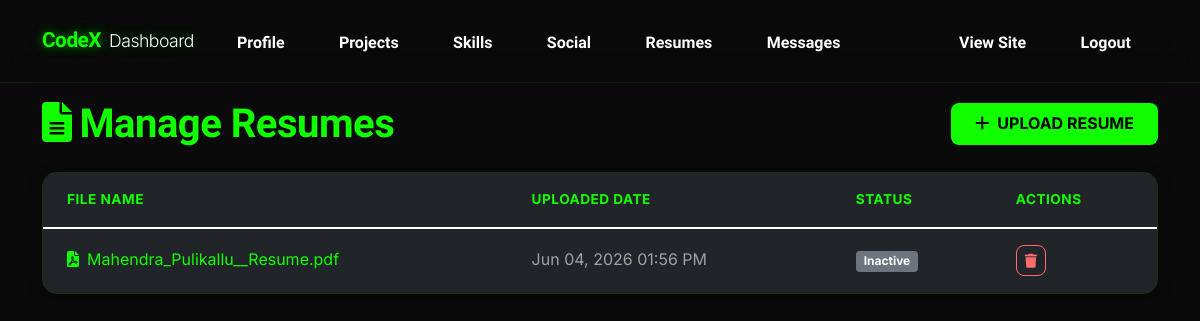
Screenshot of /dashboard/resumes/ (signed in) with the database file from the repository.
### user/models.py (models this page shows, shortened)
class Resume(models.Model):
    resume_file = models.FileField(upload_to='resumes/')
    uploaded_date = models.DateTimeField(default=timezone.now)
    is_active = models.BooleanField(default=False)
    class Meta:
        ordering = ['-uploaded_date']

### dashboard/views.py (the view)
# urls.py: path('resumes/', views.manage_resumes, name='resumes'),
@login_required
def manage_resumes(request):
    resumes = Resume.objects.all()
    return render(request, 'dashboard/resumes.html', {'resumes': resumes})

### templates/dashboard/resumes.html (shortened to what this page needs)
{% extends 'dashboard/base_dashboard.html' %}
{% block dashboard_content %}
<div class="row mb-4">
    <div class="col-12">
        <div class="d-flex justify-content-between align-items-center">
            <h1 class="text-green mb-0" style="font-family:'Lexend',sans-serif;"><i class="fas fa-file-alt me-2"></i>Manage Resumes</h1>
            <a href="{% url 'dashboard:add_resume' %}" class="btn-primary-green px-4 py-2 text-decoration-none" style="border-radius: 8px;">
                <i class="fas fa-plus me-2"></i>Upload Resume
            </a>
        </div>
    </div>
</div>
<div class="row">
    <div class="col-12">
        <div class="card" style="background: #111; border: 1px solid rgba(18,255,0,0.1); border-radius: 14px; overflow: hidden;">
            <div class="card-body p-0">
                {% if resumes %}
                    <div class="table-responsive">
                        <table class="table table-dark table-hover mb-0" style="background: transparent;">
                            <thead style="background: rgba(18,255,0,0.05);">
                                <tr>
                                    <th class="py-3 px-4" style="color: #12ff00; border-bottom: 1px solid rgba(18,255,0,0.1);">File Name</th>
                                    <th class="py-3 px-4" style="color: #12ff00; border-bottom: 1px solid rgba(18,255,0,0.1);">Uploaded Date</th>
                                    <th class="py-3 px-4" style="color: #12ff00; border-bottom: 1px solid rgba(18,255,0,0.1);">Status</th>
                                    <th class="py-3 px-4" style="color: #12ff00; border-bottom: 1px solid rgba(18,255,0,0.1);">Actions</th>
                                </tr>
                            </thead>
                            <tbody>
                                {% for resume in resumes %}
                                    <tr>
                                        <td class="py-3 px-4 fw-semibold text-white border-bottom border-dark">
                                            <a href="{{ resume.resume_file.url }}" target="_blank" class="text-decoration-none" style="color: #12ff00;">
                                                <i class="fas fa-file-pdf me-2"></i>{{ resume.resume_file.name|slice:"8:" }}
                                            </a>
                                        </td>
                                        <td class="py-3 px-4 text-muted border-bottom border-dark">{{ resume.uploaded_date|date:"M d, Y h:i A" }}</td>
                                        <td class="py-3 px-4 border-bottom border-dark">
                                            {% if resume.is_active %}
                                                <span class="badge" style="background: rgba(18,255,0,0.2); color: #12ff00;"><i class="fas fa-check-circle me-1"></i>Active</span>
                                            {% else %}
                                                <span class="badge bg-secondary">Inactive</span>
                                            {% endif %}
                                        </td>
                                        <td class="py-3 px-4 border-bottom border-dark">
                                            <form method="post" action="{% url 'dashboard:delete_resume' resume.pk %}" class="d-inline">
                                                <button type="submit" class="btn btn-sm btn-outline-danger" onclick="return confirm('Delete this resume?');"><i class="fas fa-trash"></i></button>
                                            </form>
                                        </td>
                                    </tr>
                                {% endfor %}
                            </tbody>
                        </table>
                    </div>
                {% endif %}
            </div>
        </div>
    </div>
</div>
{% endblock %}

### static/css/style.css (style rules this page uses)
:root { --primary-color: #12ff00; --bg-dark: #0a0a0a; --bg-card: #141414; --text-main: #ffffff; --text-muted: #a0a0a0; --transition: all 0.4s cubic-bezier(0.175, 0.885, 0.32, 1.275); --font-heading: 'Lexend', sans-serif; --font-body: 'Inter', sans-serif; }
body { background-color: var(--bg-dark); color: var(--text-main); font-family: var(--font-body); line-height: 1.6; overflow-x: hidden; }
h1, h2, h3, h4, h5, h6 { color: var(--primary-color); font-family: var(--font-heading); font-weight: 700; letter-spacing: -0.5px; }
.text-green { color: var(--primary-color) !important; }
.btn-primary-green { background: var(--primary-color); color: #000; border: none; padding: 0.8rem 2.5rem; border-radius: 10px; font-weight: 700; transition: var(--transition); text-transform: uppercase; text-decoration: none; display: inline-block; }
.card { background: var(--bg-card) !important; border: 1px solid rgba(18, 255, 0, 0.15) !important; border-radius: 15px !important; color: var(--text-main) !important; box-shadow: 0 4px 15px rgba(0, 0, 0, 0.3) !important; }
.table { color: var(--text-main) !important; background-color: transparent !important; }
.table th { border-color: rgba(18, 255, 0, 0.15) !important; color: var(--primary-color) !important; font-weight: 700; text-transform: uppercase; font-size: 0.85rem; letter-spacing: 0.5px; }
.table td { border-color: rgba(255, 255, 255, 0.05) !important; color: var(--text-muted) !important; vertical-align: middle; }
.btn-outline-danger { color: #ff6b6b !important; border-color: #ff6b6b !important; font-weight: 600 !important; border-radius: 8px !important; transition: var(--transition) !important; }

### rows the page displays
Resume: resume_file.name "Mahendra_Pulikallu__Resume.pdf", uploaded_date "Jun 04, 2026 01:56 PM", is_active "Inactive"
